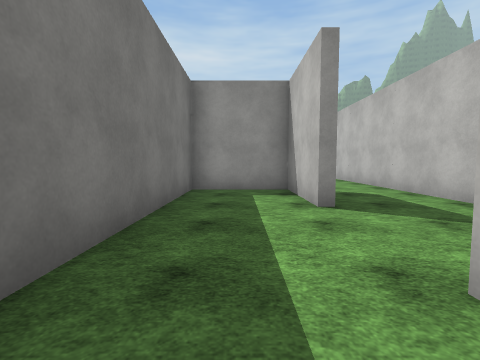
view 1 (above)

16 first-person views from a walk through a scene from a Unity 3-D project. The camera is 1.3 m above the floor, tilts 4° down and sees 85° across. The floor is counted in squares, 2 m on a side. Each view is taken from the middle of a square. On the plan, view 1 faces up. The plan holds only what a view shows up to about 9 squares ahead; the rest is blank. The place goes on beyond the plan. The player character is not drawn. Surface patterns are stand-ins for the level's own textures.

view 2
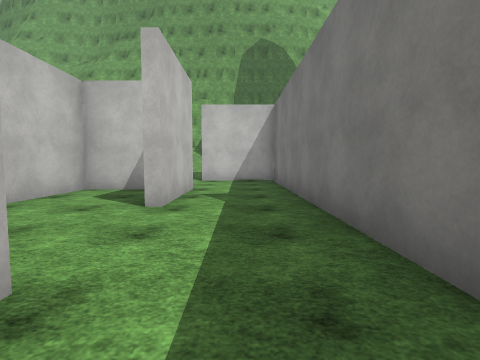

view 3
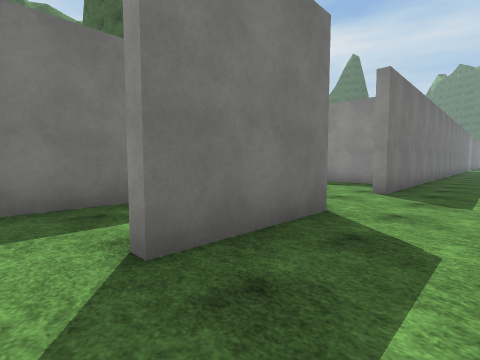

view 4
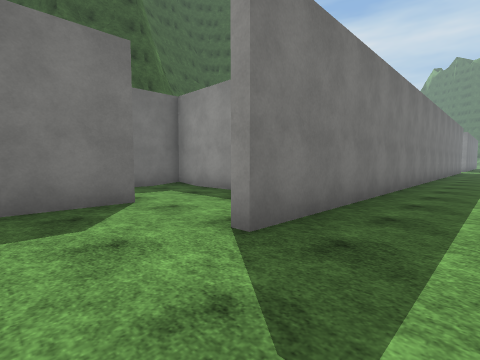

view 5
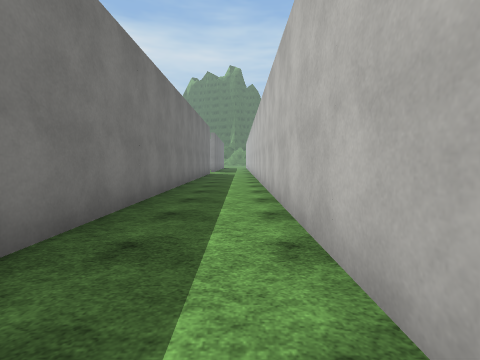

view 6
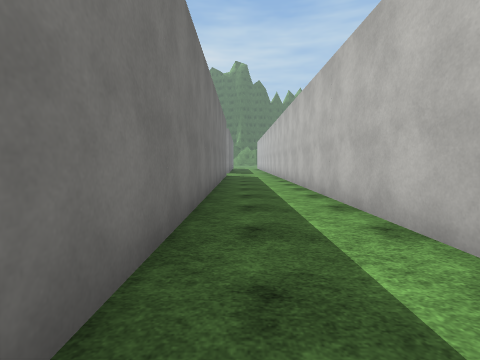

view 7
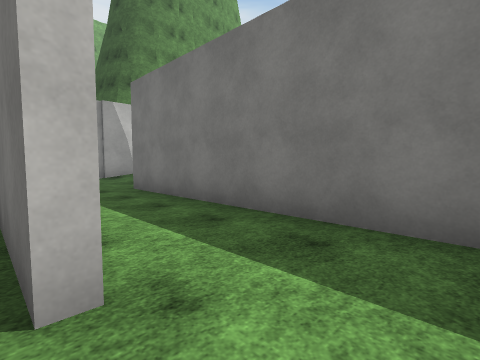

view 8
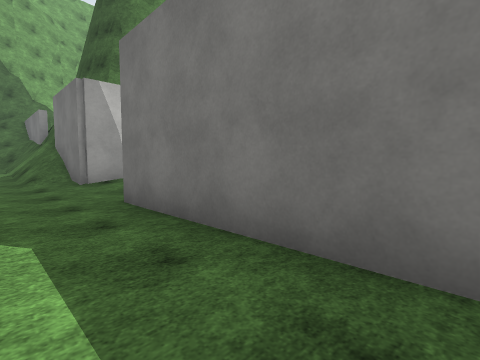

view 9
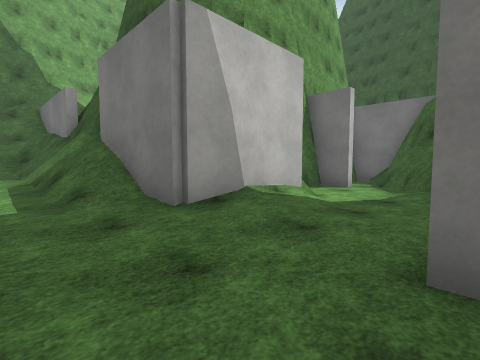

view 10
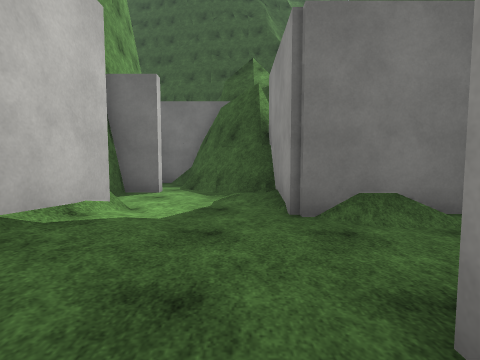

view 11
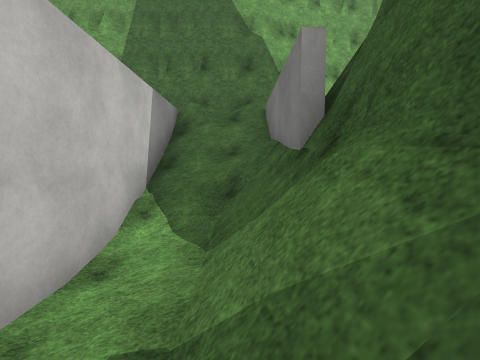

view 12
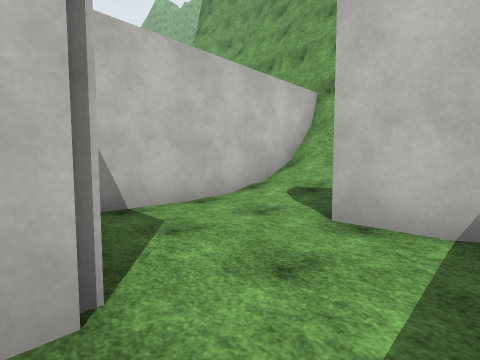

view 13
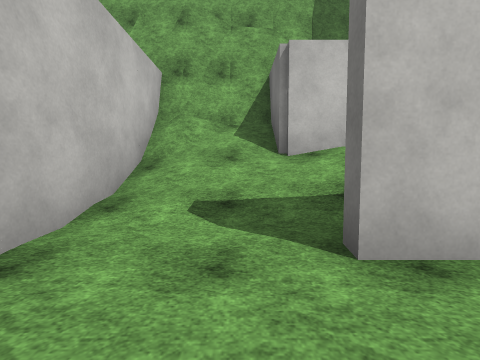

view 14
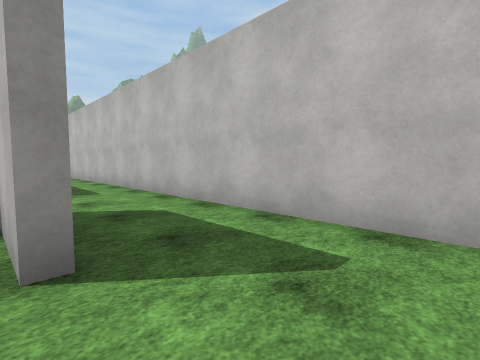

view 15
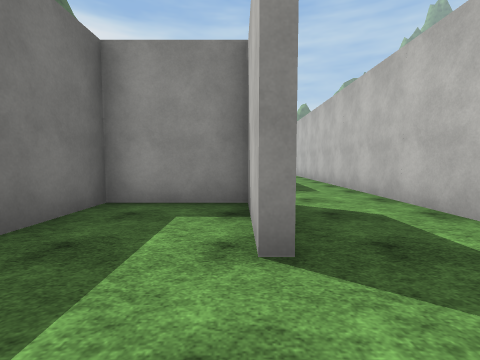

view 16
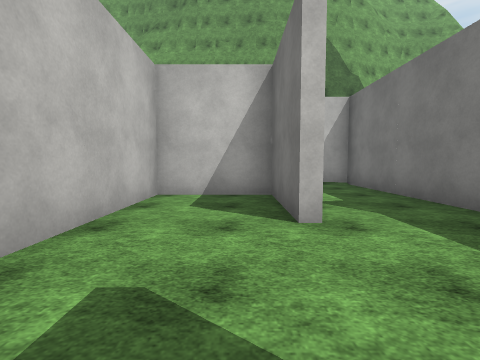

### Floor plan
Key: @ floor where view 1 was taken; # wall or solid block; . floor; / step, stairs or slope; = window, fence, low wall or low ledge.
Columns run from 9 left of view 1 to 4 right of it. Each row starts with its distance up from view 1.
 21           #..#
 20           #..#
 19           #..#
 18           #..#
 17           #..#
 16           #..#
 15           #..#
 14           #..#
 13           #..#
 12           #..#
 11      ######..#
 10      #....#..#
  9      #....#..#
  8      #..#....#
  7      #..#....#
  6    ###..###..#
  5    #.#..#.#..#
  4  ###.#..#.#..#
  3 ##/.....#....#
  2 #..///..#....#
  1 #. ###/.#.#..#
  0 ##   #//#@#..#
 -1      #//#.####
 -2      #=/#....#
 -3      ##/#....#
 -4      ##/###..#
 -5      #//# ///#
 -6      #//###//#
 -7      =//# #//#
 -8      //// ####
 -9     ###

Positions as (right, up) in squares from view 1, and headings:
1: (0, 0), facing up
2: (0, 5), facing down
3: (3, 3), facing up-left
4: (3, 7), facing up-left
5: (3, 12), facing up
6: (2, 14), facing up
7: (-1, 10), facing down-left
8: (-2, 8), facing down-left
9: (-2, 4), facing down-left
10: (-3, 3), facing left
11: (-3, -1), facing down
12: (0, -1), facing down-right
13: (2, -2), facing down
14: (1, 2), facing up-right
15: (1, 2), facing up
16: (2, 4), facing down
